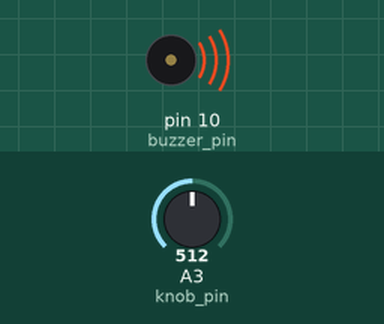
This sketch was run on a simulated Arduino Uno, built with avr-gcc and run on an emulated ATmega328P. Parts: buzzer (waves = sounding). The inputs (shaded band) are chosen by the test bench; at power-on: A3 (knob_pin) = 512. What the sketch prints to the serial monitor is not drawn.

Above: at 0.1 s.
Timing chart, 0 to 1.6 s (numbered marks = the images above):
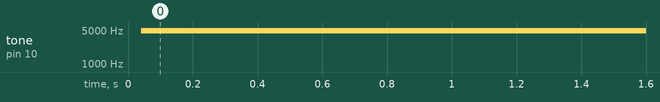

Measured:
- by itself, tone on pin 10 (buzzer_pin): silent → 4839 Hz at 0.04 s

The sketch:

thay_doi_do_to_cua_loa.ino
```cpp
//#include"wiring_private.h"
//#include"pins_arduino.h"

int buzzer_pin = 10;
int knob_pin = A3;

//void my_tone(int pin, int fre) {
//    ICR1 = 250000 / fre; //xung răng cưa tràn sau 250000 / fre p_clock
//    OCR1B = 250000 / fre / 2; //khi TTCN1 == OCR1B thì compare match
//    TCCR1B |= (1 << CS10) | (1 << CS11); // f_clock1 = 16Mhz / 64
//}

void Tone(int buzzer_pin, int fre) {
  int t_on = 1000000.0 * (1.0 / (float)fre) / 2.0;
  if (fre < 100) {
    int dem = 10;
    while (dem--) {
      digitalWrite(buzzer_pin, HIGH);
      delayMicroseconds(t_on);
      digitalWrite(buzzer_pin, LOW);
      delayMicroseconds(t_on);
    }
  }
  else if (fre < 1000 && fre >= 100) {
    int dem = 100;
    while (dem--) {
      digitalWrite(buzzer_pin, HIGH);
      delayMicroseconds(t_on);
      digitalWrite(buzzer_pin, LOW);
      delayMicroseconds(t_on);
    }
  }
  else {
    int dem = 1000;
    while (dem--) {
      digitalWrite(buzzer_pin, HIGH);
      delayMicroseconds(t_on);
      digitalWrite(buzzer_pin, LOW);
      delayMicroseconds(t_on);
    }
  }
}

void setup() {
  // put your setup code here, to run once:
  Serial.begin(9600);
  pinMode(buzzer_pin, OUTPUT);
  pinMode(knob_pin, INPUT);
//  TCCR1A = 0; TCCR1B = 0;// reset 2 thanh ghi
//  TCCR1A |= (1 << WGM11);                 //chọn mode fast pwm(mode
//  TCCR1B |= (1 << WGM12) | (1 << WGM13);  //top value tự do ICR1)
//  TCCR1A |= (1 << COM1B1); // chế đô so sánh thường non-inverted
}

void loop() {
  // put your main code here, to run repeatedly:
  int knob_value = analogRead(knob_pin);
  int fre = (int)((float)knob_value * 10000.0 / 1023.0);
  Serial.println(fre);
  Tone(buzzer_pin, fre);
//  Tone(buzzer_pin, 524);
//  Tone(buzzer_pin, 588);
//  Tone(buzzer_pin, 660);
//  Tone(buzzer_pin, 698);
//  Tone(buzzer_pin, 784);
//  Tone(buzzer_pin, 880);
//  Tone(buzzer_pin, 988);
//  delay(1000);
}
```
